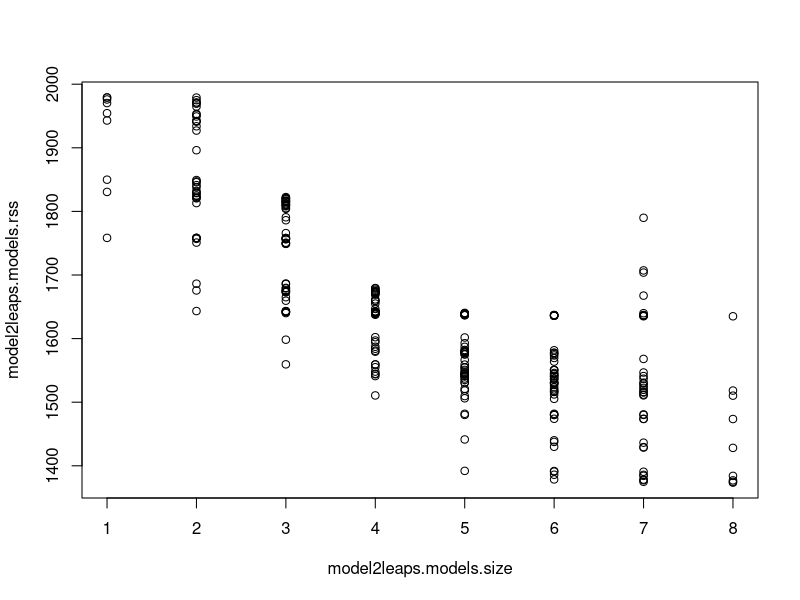
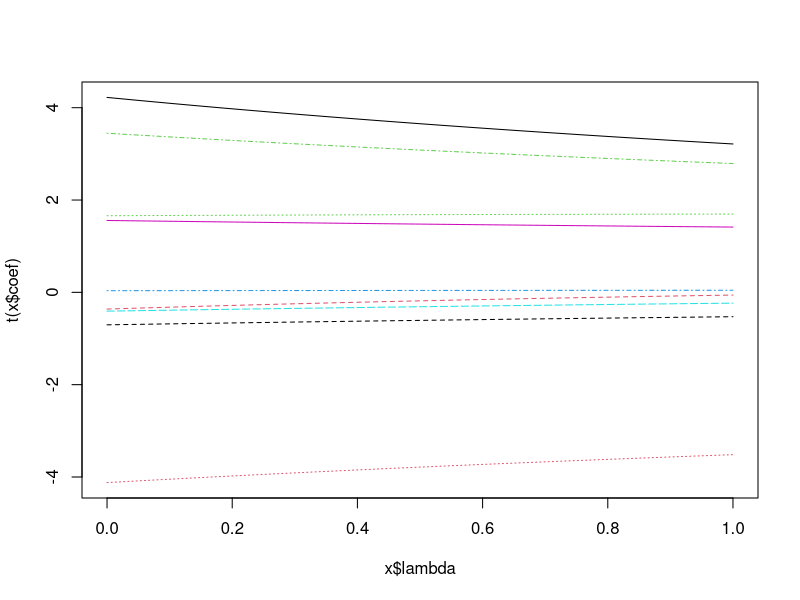
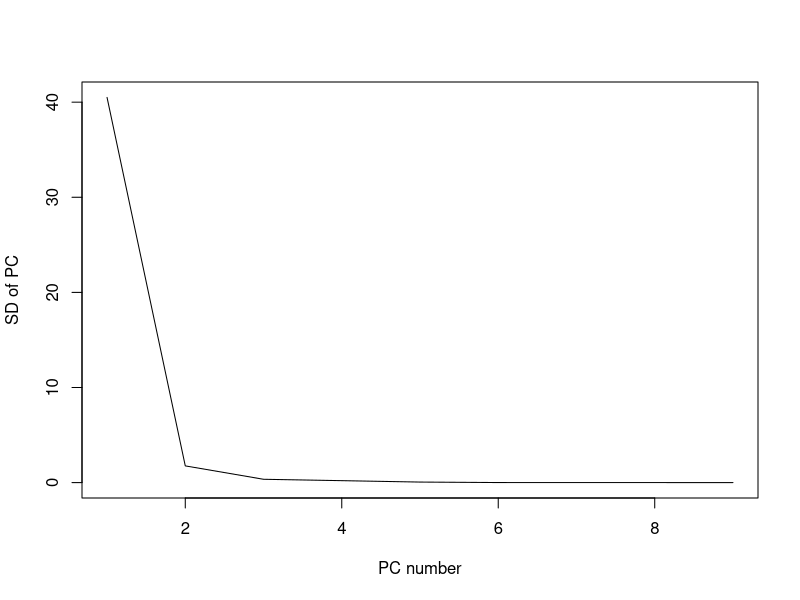

These figures' R source, in order:
rm(list=ls())	

library(readxl)
kbeData <- read_excel("kbeData.xlsx")

#Linear Regression
n = dim(kbeData)[1]
n1 = round(n/10)
set.seed(20180522)
flag = sort(sample(1:n,n1))
kbeTrain = kbeData[-flag,]
kbeTest = kbeData[flag,]

meanY = mean(kbeTrain$Returns)
meanX = colMeans(kbeTrain[2:10])
model1 = lm(kbeTrain$Returns ~ . , data = kbeTrain)
summary(model1)
MSEmod1 = mean( (resid(model1) )^2) 
MSEmod1
ytpred1 = predict(model1, kbeTest[, 2:10])
TE1 = mean((ytpred1 - kbeTest$Returns)^2)
TE1

#Best subset cases of 4, 5, 6  ------> Best One is 5
library(leaps)
model2leaps <- regsubsets(Returns ~ ., data= kbeTrain, nbest= 50, really.big= TRUE); 
model2leaps.models <- summary(model2leaps)$which
model2leaps.models.size <- as.numeric(attr(model2leaps.models, "dimnames")[[1]])
model2leaps.models.rss <- summary(model2leaps)$rss
plot(model2leaps.models.size, model2leaps.models.rss);
model2leaps.models.best.rss <- tapply(model2leaps.models.rss, model2leaps.models.size, min);
model2leaps0 <- lm( Returns ~ 1, data = kbeTrain); 
model2leaps.models.best.rss <- c( sum(resid(model2leaps0)^2), model2leaps.models.best.rss); 

#model size 4
op2 <- which(model2leaps.models.size == 4); 
flag2 <- op2[which.min(model2leaps.models.rss[op2])]; 
mod2autopick <- model2leaps.models[flag2,]; 
mod2X <- paste(names(mod2autopick)[mod2autopick][-1], collapse="+"); 
mod2form <- paste ("Returns ~", mod2X);
model2 <- lm(as.formula(mod2form), data= kbeTrain); 
summary(model2)
MSEmod2 <- mean(resid(model2)^2);
MSEmod2
pred2 <- predict(model2, kbeTest[, 2:10]);
TE2model4<-   mean((pred2 - kbeTest$Returns)^2);
TE2model4

#model size 5
op2 <- which(model2leaps.models.size == 5); 
flag2 <- op2[which.min(model2leaps.models.rss[op2])]; 
mod2autopick <- model2leaps.models[flag2,]; 
mod2X <- paste(names(mod2autopick)[mod2autopick][-1], collapse="+"); 
mod2form <- paste ("Returns ~", mod2X);
model2 <- lm(as.formula(mod2form), data= kbeTrain); 
summary(model2)
MSEmod2 <- mean(resid(model2)^2);
MSEmod2
pred2 <- predict(model2, kbeTest[, 2:10]);
TE2model5 <-   mean((pred2 - kbeTest$Returns)^2);
TE2model5

#model size 6
op2 <- which(model2leaps.models.size == 6); 
flag2 <- op2[which.min(model2leaps.models.rss[op2])]; 
mod2autopick <- model2leaps.models[flag2,]; 
mod2X <- paste(names(mod2autopick)[mod2autopick][-1], collapse="+"); 
mod2form <- paste ("Returns ~", mod2X);
model2 <- lm(as.formula(mod2form), data= kbeTrain); 
summary(model2)
MSEmod2 <- mean(resid(model2)^2);
MSEmod2
pred2 <- predict(model2, kbeTest[, 2:10]);
TE2model6 <-   mean((pred2 - kbeTest$Returns)^2);
TE2model6


##Stepwise Search AIC Criteria 
model3 <- step(lm(Returns ~ ., data = kbeTrain))
summary(model3)
MSEmod3 <- mean(resid(model3)^2);
MSEmod3
ytpred3 <- predict(model3, kbeTest[, 2:10])
TE3 <- mean( (ytpred3 - kbeTest$Returns)^2)
TE3

##Ridge Regression
library(MASS)
model4 <- lm.ridge(Returns ~., data = kbeTrain, lambda= seq(0,1,0.01))
plot(model4) 
lambdaopt <- which.min(model4$GCV)
model4.coef <- coef(model4)[lambdaopt,]
round(model4.coef, 6)
rig1coef <- model4$coef[,lambdaopt];
rig1intercepts <- model4$ym - sum(model4$xm * (rig1coef / model4$scales)); 
pred4a <- scale(kbeTrain[,2:10], center = F, scale = model4$scales)%*%  rig1coef + rig1intercepts;
MSEmod4 <- mean( (pred4a - kbeTrain$Returns)^2);
MSEmod4
pred4b <- scale(kbeTest[,2:10], center = F, scale = model4$scales)%*%  rig1coef + rig1intercepts;
TE4 <- mean( (pred4b - kbeTest$Returns)^2);
TE4

#Principal Component Analysis
kbeTrain_pca <- prcomp(kbeTrain[,2:10]);  
round(kbeTrain_pca$sdev,4)
plot(kbeTrain_pca$sdev,type="l", ylab="SD of PC", xlab="PC number")
model6 <- lm(Returns ~ kbeTrain_pca$x[,1:5], data = kbeTrain)
coef6 <- kbeTrain_pca$rot[,1:5] %*% model6$coef[-1]; 
coef6
beta0_mod6 = meanY - t(coef6) %*% meanX
beta0_mod6
library(pls)
yhat6 <- pcr(Returns ~ ., data=kbeTrain, validation="CV");
ypred6a = predict(yhat6, ncomp = 5, newdata = kbeTrain[2:10]);
MSEmod6 = mean( (ypred6a - kbeTrain$Returns)^2); 
MSEmod6; 
ypred6b <- predict(yhat6, ncomp = 5, newdata = kbeTest[2:10]); 
TE6 <- mean( (ypred6b - kbeTest$Returns)^2); 
TE6; 

#Partial Least Squares
library(pls)
model7 <- plsr(Returns ~ ., data = kbeTrain, validation="CV");
summary(model7)
mod7ncompopt <- which.min(model7$validation$adj)
mod7ncompopt
coef7 = coef(model7, ncomp=mod7ncompopt)
round(coef7,6)
beta0_mod7 = meanY - coef7 %*% meanX
beta0_mod7
ypred7a <- predict(model7, ncomp=mod7ncompopt, newdata = kbeTrain[2:10]);
MSEmod7 <- mean( (ypred7a - kbeTrain$Returns)^2); 
MSEmod7 
ypred7b <- predict(model7, ncomp=mod7ncompopt, newdata = kbeTest[2:10]);
TE7 <- mean( (ypred7b - kbeTest$Returns)^2); 
TE7



TE1
TE2model4
TE2model5
TE2model6
TE3
TE4
TE6
TE7
